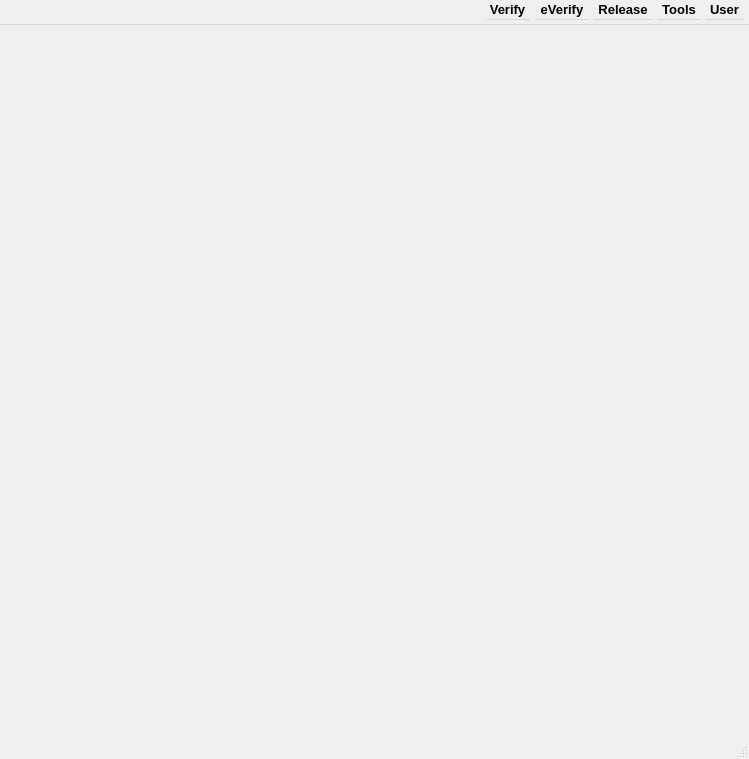
<?xml version="1.0" encoding="UTF-8"?>
<ui version="4.0">
 <class>MainWindow</class>
 <widget class="QMainWindow" name="MainWindow">
  <property name="geometry">
   <rect>
    <x>0</x>
    <y>0</y>
    <width>749</width>
    <height>759</height>
   </rect>
  </property>
  <property name="sizePolicy">
   <sizepolicy hsizetype="Preferred" vsizetype="Fixed">
    <horstretch>0</horstretch>
    <verstretch>0</verstretch>
   </sizepolicy>
  </property>
  <property name="windowTitle">
   <string>MainWindow</string>
  </property>
  <property name="windowIcon">
   <iconset>
    <normaloff>occrlogo.png</normaloff>occrlogo.png</iconset>
  </property>
  <property name="autoFillBackground">
   <bool>false</bool>
  </property>
  <widget class="QWidget" name="centralwidget">
   <layout class="QHBoxLayout" name="horizontalLayout">
    <item>
     <widget class="QLabel" name="label">
      <property name="sizePolicy">
       <sizepolicy hsizetype="Maximum" vsizetype="Maximum">
        <horstretch>0</horstretch>
        <verstretch>0</verstretch>
       </sizepolicy>
      </property>
      <property name="maximumSize">
       <size>
        <width>700</width>
        <height>350</height>
       </size>
      </property>
      <property name="autoFillBackground">
       <bool>false</bool>
      </property>
      <property name="text">
       <string/>
      </property>
      <property name="pixmap">
       <pixmap>RVS-logo-01.png</pixmap>
      </property>
      <property name="scaledContents">
       <bool>true</bool>
      </property>
      <property name="alignment">
       <set>Qt::AlignmentFlag::AlignCenter</set>
      </property>
      <property name="indent">
       <number>0</number>
      </property>
     </widget>
    </item>
   </layout>
  </widget>
  <widget class="QMenuBar" name="menubar">
   <property name="geometry">
    <rect>
     <x>0</x>
     <y>0</y>
     <width>749</width>
     <height>25</height>
    </rect>
   </property>
   <property name="sizePolicy">
    <sizepolicy hsizetype="MinimumExpanding" vsizetype="Minimum">
     <horstretch>0</horstretch>
     <verstretch>0</verstretch>
    </sizepolicy>
   </property>
   <property name="minimumSize">
    <size>
     <width>0</width>
     <height>25</height>
    </size>
   </property>
   <property name="maximumSize">
    <size>
     <width>16777215</width>
     <height>20</height>
    </size>
   </property>
   <property name="font">
    <font>
     <family>Arial</family>
     <pointsize>10</pointsize>
     <bold>true</bold>
     <underline>false</underline>
    </font>
   </property>
   <property name="focusPolicy">
    <enum>Qt::FocusPolicy::NoFocus</enum>
   </property>
   <property name="layoutDirection">
    <enum>Qt::LayoutDirection::RightToLeft</enum>
   </property>
   <property name="autoFillBackground">
    <bool>false</bool>
   </property>
   <widget class="QMenu" name="menuUser">
    <property name="font">
     <font>
      <family>Arial</family>
      <pointsize>10</pointsize>
      <bold>false</bold>
      <underline>false</underline>
     </font>
    </property>
    <property name="title">
     <string>User</string>
    </property>
   </widget>
   <widget class="QMenu" name="menuSearch">
    <property name="sizePolicy">
     <sizepolicy hsizetype="Preferred" vsizetype="Maximum">
      <horstretch>0</horstretch>
      <verstretch>0</verstretch>
     </sizepolicy>
    </property>
    <property name="minimumSize">
     <size>
      <width>0</width>
      <height>30</height>
     </size>
    </property>
    <property name="font">
     <font>
      <family>Arial</family>
      <pointsize>10</pointsize>
      <bold>false</bold>
      <underline>false</underline>
     </font>
    </property>
    <property name="title">
     <string>Verify</string>
    </property>
    <property name="separatorsCollapsible">
     <bool>false</bool>
    </property>
   </widget>
   <widget class="QMenu" name="menuTools">
    <property name="font">
     <font>
      <family>Arial</family>
      <pointsize>10</pointsize>
      <bold>false</bold>
      <underline>false</underline>
     </font>
    </property>
    <property name="title">
     <string>Tools</string>
    </property>
   </widget>
   <widget class="QMenu" name="menuRelease">
    <property name="title">
     <string>Release</string>
    </property>
   </widget>
   <widget class="QMenu" name="menueVerify">
    <property name="title">
     <string>eVerify</string>
    </property>
   </widget>
   <addaction name="menuUser"/>
   <addaction name="menuTools"/>
   <addaction name="menuRelease"/>
   <addaction name="menueVerify"/>
   <addaction name="menuSearch"/>
  </widget>
  <widget class="QStatusBar" name="statusbar"/>
 </widget>
 <resources/>
 <connections/>
</ui>
